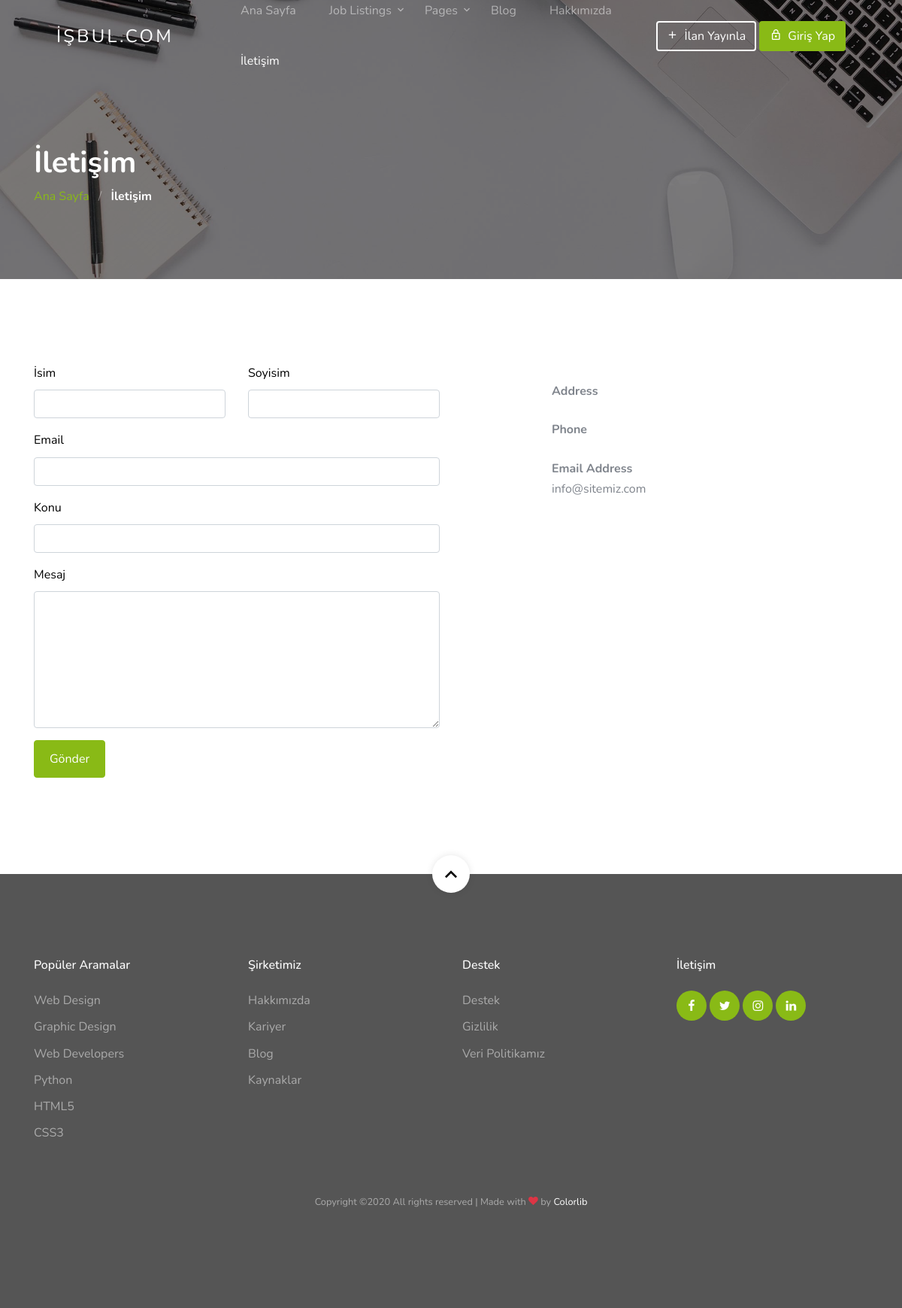
Before: /home/contact.html with the older database file.
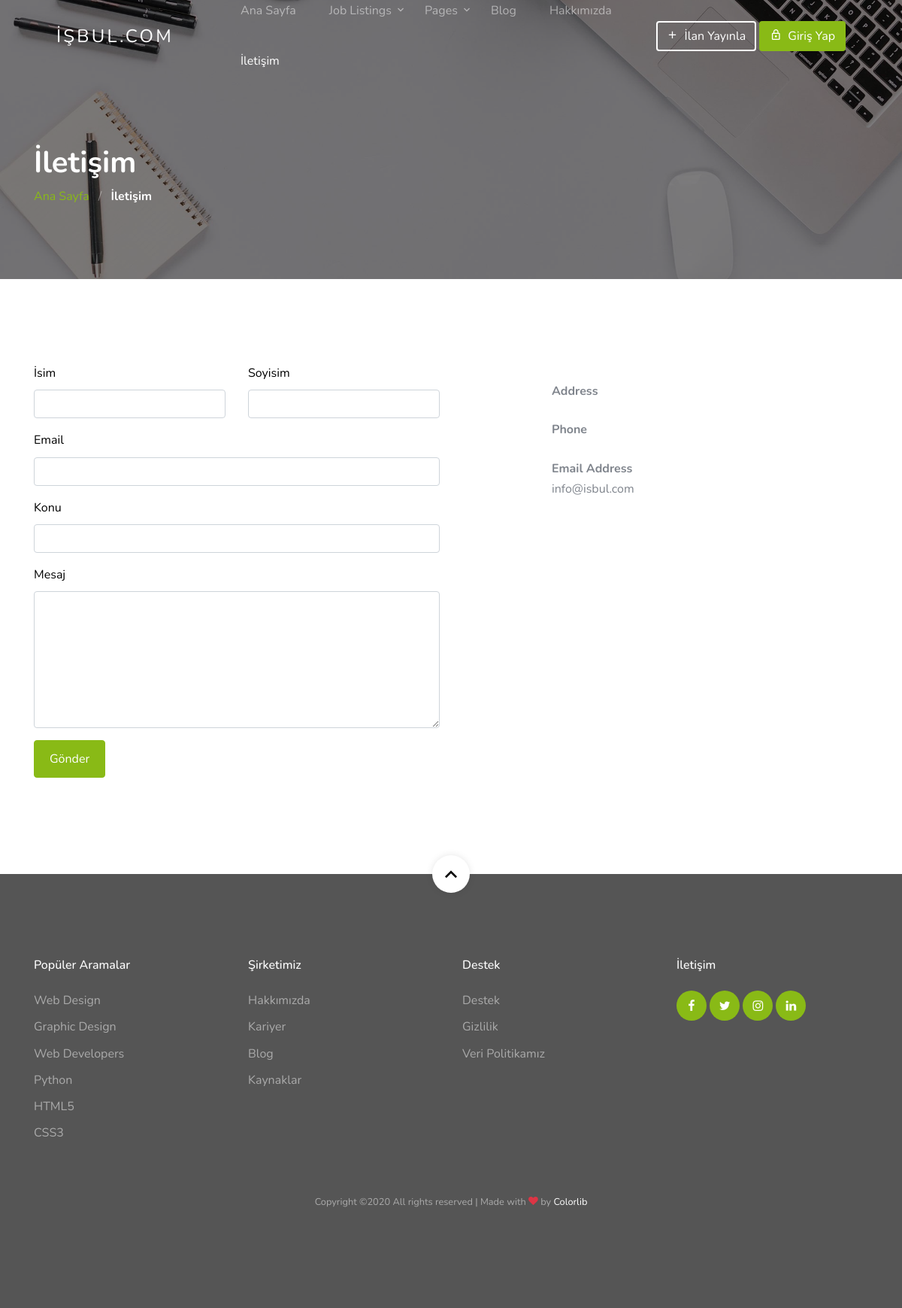
After: the same page with the newer database file.
### home/models.py (models this page shows, shortened)
class Setting(models.Model):
    STATUS = (
        ('True', 'Evet'),
        ('False', 'Hayır'),
    )
    companyname = models.CharField(blank=True, max_length=20)
    title = models.CharField(max_length=150)
    keywords = models.CharField(max_length=255)
    trendingkey1 = models.CharField(blank=True, max_length=25)
    trendingkey2 = models.CharField(blank=True, max_length=25)
    trendingkey3 = models.CharField(blank=True, max_length=25)
    adaysayisi = models.CharField(blank=True, max_length=5)
    paylasilanissayisi = models.CharField(blank=True, max_length=5)
    yerlestirileniscisayisi = models.CharField(blank=True, max_length=5)
    sirketsayisi = models.CharField(blank=True, max_length=5)
    calisanSayisi = models.CharField(blank=True, max_length=5)
    ofisSayisi = models.CharField(blank=True, max_length=5)
    ozgecmisSayisi = models.CharField(blank=True, max_length=20)
    uyeSirketSayisi = models.CharField(blank=True, max_length=10)
    description = models.CharField(max_length=255)
    company = models.CharField(max_length=50)
    address = RichTextUploadingField()
    phone = models.CharField(blank=True, max_length=15)
    fax = models.CharField(blank=True, max_length=15)
    email = models.CharField(blank=True, max_length=50)
    smtpserver = models.CharField(blank=True, max_length=20)
    smtpemail = models.CharField(blank=True, max_length=20)
    smtppassword = models.CharField(blank=True, max_length=10)
    smtpport = models.CharField(blank=True, max_length=5)
    icon = models.ImageField(blank=True, upload_to='images/')
    facebook = models.CharField(blank=True, max_length=50)
    instagram = models.CharField(blank=True, max_length=50)
    twitter = models.CharField(blank=True, max_length=50)
    linkedin = models.CharField(blank=True, max_length=50)
    aboutus = models.TextField()
    contact = models.TextField(blank=True)
    references = models.TextField()
    create_at = models.DateTimeField(auto_now_add=True)
    update_at = models.DateTimeField(auto_now=True)
    highlight_index = models.CharField(blank=True, max_length=30)
    highlight_about = models.CharField(blank=True, max_length=30)
    highlight_blog = models.CharField(blank=True, max_length=30)
    highlight_blogSingle = models.CharField(blank=True, max_length=30)
    highlight_contact = models.CharField(blank=True, max_length=30)
    highlight_faq = models.CharField(blank=True, max_length=30)
    highlight_gallery = models.CharField(blank=True, max_length=30)
    highlight_jobListings = models.CharField(blank=True, max_length=30)
    highlight_jobSingle = models.CharField(blank=True, max_length=30)
    highlight_portfolio = models.CharField(blank=True, max_length=30)
    highlight_login = models.CharField(blank=True, max_length=30)
    highlight_portfolioSingle = models.CharField(blank=True, max_length=30)
    highlight_postJob = models.CharField(blank=True, max_length=30)
    highlight_serviceSingle = models.CharField(blank=True, max_length=30)
    highlight_services = models.CharField(blank=True, max_length=30)
    highlight_testimonials = models.CharField(blank=True, max_length=30)

### home/views.py (the view, shortened to what this page needs)
# urls.py: path('contact.html', views.contact, name='contact'),
def contact(request):
    setting = Setting.objects.get(pk=1)
    setting.highlight_contact = "nav-link active"
    form = ContactForm()
    context = {'setting': setting, 'form': form}
    return render(request, 'contact.html', context)

### home/models.py
class ContactForm(ModelForm):
    class Meta:
        model = ContactFormMessage
        fields = ['fname', 'lname', 'email', 'subject', 'message']
        widgets = {
        'fname': TextInput(attrs={'class': 'form-control', 'id': 'fname'}),
        'lname': TextInput(attrs={'class': 'form-control', 'id': 'lname'}),
        'email': TextInput(attrs={'class': 'form-control', 'id': 'email'}),
        'subject': TextInput(attrs={'class': 'form-control', 'id': 'subject'}),
        'message': Textarea(attrs={'class': 'form-control', 'id': 'message', 'name': 'message', 'cols': '30', 'rows': '7'})
        }

### home/templates/contact.html
{% extends "homebase.html" %}
{% block body %} {% include "content-contact.html" %} {% endblock %}

### home/templates/homebase.html (shortened to what this page needs)
<!doctype html>
<html lang="en">
  <head>
      {% load static %}
    <link rel="stylesheet" href="{% static 'css/custom-bs.css' %}">
    <link rel="stylesheet" href="{% static 'css/jquery.fancybox.min.css' %}">
    <link rel="stylesheet" href="{% static 'css/bootstrap-select.min.css' %}">
    <link rel="stylesheet" href="{% static 'fonts/icomoon/style.css' %}">
    <link rel="stylesheet" href="{% static 'fonts/line-icons/style.css' %}">
    <link rel="stylesheet" href="{% static 'css/owl.carousel.min.css' %}">
    <link rel="stylesheet" href="{% static 'css/animate.min.css' %}">
    <link rel="stylesheet" href="{% static 'css/style.css'%}">
  </head>
  <body id="top">
  {%  include 'header.html' %}
  {% block body %} {% endblock %}
  {% include 'footer.html' %}
  </body>
</html>

### home/templates/header.html (shortened to what this page needs)
<div class="site-wrap">
    <header class="site-navbar mt-3">
      <div class="container-fluid">
        <div class="row align-items-center">
          <div class="site-logo col-6"><a href="index.html">{{ setting.companyname }}</a></div>
          <nav class="mx-auto site-navigation">
            <ul class="site-menu js-clone-nav d-none d-xl-block ml-0 pl-0">
              <li><a href="index.html" class="{{ setting.highlight_index }}">Ana Sayfa</a></li>
              <li class="has-children">
                <a href="job-listings.html">Job Listings</a>
              </li>
              <li class="has-children">
                <a href="services.html">Pages</a>
              </li>
              <li><a href="blog.html" class="{{ setting.highlight_blog }}">Blog</a></li>
              <li><a href="about.html" class="{{ setting.highlight_about }}">Hakkımızda</a></li>
              <li><a href="contact.html" class="{{ setting.highlight_contact }}">İletişim</a></li>
            </ul>
          </nav>
          <div class="right-cta-menu text-right d-flex aligin-items-center col-6">
            <div class="ml-auto">
              <a href="post-job.html" class="btn btn-outline-white border-width-2 d-none d-lg-inline-block"><span class="mr-2 icon-add"></span>İlan Yayınla</a>
              <a href="login.html" class="btn btn-primary border-width-2 d-none d-lg-inline-block"><span class="mr-2 icon-lock_outline"></span>Giriş Yap</a>
            </div>
          </div>
        </div>
      </div>
    </header>

### home/templates/content-contact.html (shortened to what this page needs)
{% load static %}
    <section class="section-hero overlay inner-page bg-image" style="background-image: url({% static 'images/hero_1.jpg' %});" id="home-section">
      <div class="container">
        <div class="row">
          <div class="col-md-7">
            <h1 class="text-white font-weight-bold">İletişim</h1>
            <div class="custom-breadcrumbs">
              <a href="index.html">Ana Sayfa</a> <span class="mx-2 slash">/</span>
              <span class="text-white"><strong>İletişim</strong></span>
            </div>
          </div>
        </div>
      </div>
    </section>
    <section class="site-section" id="next-section">
      <div class="container">
        <div class="row">
          <div class="col-lg-6 mb-5 mb-lg-0">
            <form action="" method="post" class="">
              <div class="row form-group">
                <div class="col-md-6 mb-3 mb-md-0">
                  <label class="text-black" for="fname">İsim</label>
                    {{ form.fname }}
                </div>
                <div class="col-md-6">
                  <label class="text-black" for="lname">Soyisim</label>
                    {{ form.lname }}
                </div>
              </div>
              <div class="row form-group">
                <div class="col-md-12">
                  <label class="text-black" for="email">Email</label>
                  {{ form.email }}
                </div>
              </div>
              <div class="row form-group">
                <div class="col-md-12">
                  <label class="text-black" for="subject">Konu</label>
                  {{ form.subject }}
                </div>
              </div>
              <div class="row form-group">
                <div class="col-md-12">
                  <label class="text-black" for="message">Mesaj</label>
                  {{ form.message }}
                </div>
              </div>
              <div class="row form-group">
                <div class="col-md-12">
                  <input type="submit" value="Gönder" class="btn btn-primary btn-md text-white">
                </div>
              </div>
            </form>
          </div>
          <div class="col-lg-5 ml-auto">
            <div class="p-4 mb-3 bg-white">
              <p class="mb-0 font-weight-bold">Address</p>
              <p class="mb-0 font-weight-bold">Phone</p>
              <p class="mb-0 font-weight-bold">Email Address</p>
              <p class="mb-0"><a href="#"></a>{{ setting.smtpemail }}</p>
            </div>
          </div>
        </div>
      </div>
    </section>
  </div>
  </body>
</html>

### home/templates/footer.html
<footer class="site-footer">
      <a href="#top" class="smoothscroll scroll-top">
        <span class="icon-keyboard_arrow_up"></span>
      </a>
      <div class="container">
        <div class="row mb-5">
          <div class="col-6 col-md-3 mb-4 mb-md-0">
            <h3>Popüler Aramalar</h3>
            <ul class="list-unstyled">
              <li><a href="#">Web Design</a></li>
              <li><a href="#">Graphic Design</a></li>
              <li><a href="#">Web Developers</a></li>
              <li><a href="#">Python</a></li>
              <li><a href="#">HTML5</a></li>
              <li><a href="#">CSS3</a></li>
            </ul>
          </div>
          <div class="col-6 col-md-3 mb-4 mb-md-0">
            <h3>Şirketimiz</h3>
            <ul class="list-unstyled">
              <li><a href="{{ setting.aboutus }}">Hakkımızda</a></li>
              <li><a href="#">Kariyer</a></li>
              <li><a href="#">Blog</a></li>
              <li><a href="#">Kaynaklar</a></li>
            </ul>
          </div>
          <div class="col-6 col-md-3 mb-4 mb-md-0">
            <h3>Destek</h3>
            <ul class="list-unstyled">
              <li><a href="#">Destek</a></li>
              <li><a href="#">Gizlilik</a></li>
              <li><a href="#">Veri Politikamız</a></li>
            </ul>
          </div>
          <div class="col-6 col-md-3 mb-4 mb-md-0">
            <h3>İletişim</h3>
            <div class="footer-social">
              <a href="{{ setting.facebook }}"><span class="icon-facebook"></span></a>
              <a href="{{ setting.twitter }}"><span class="icon-twitter"></span></a>
              <a href="{{ setting.instagram }}"><span class="icon-instagram"></span></a>
              <a href="{{ setting.linkedin }}"><span class="icon-linkedin"></span></a>
            </div>
          </div>
        </div>
        <div class="row text-center">
          <div class="col-12">
            <p class="copyright"><small>
            Copyright &copy;<script>document.write(new Date().getFullYear());</script> All rights reserved | Made with <i class="icon-heart text-danger" aria-hidden="true"></i> by <a href="https://colorlib.com" target="_blank" >Colorlib</a>
            </small></p>
          </div>
        </div>
      </div>
    </footer>
  </body>
</html>

Changed rows visible on the page:
changed Setting "İŞBUL.COM": smtpemail "info@sitemiz.com" → "info@isbul.com"
